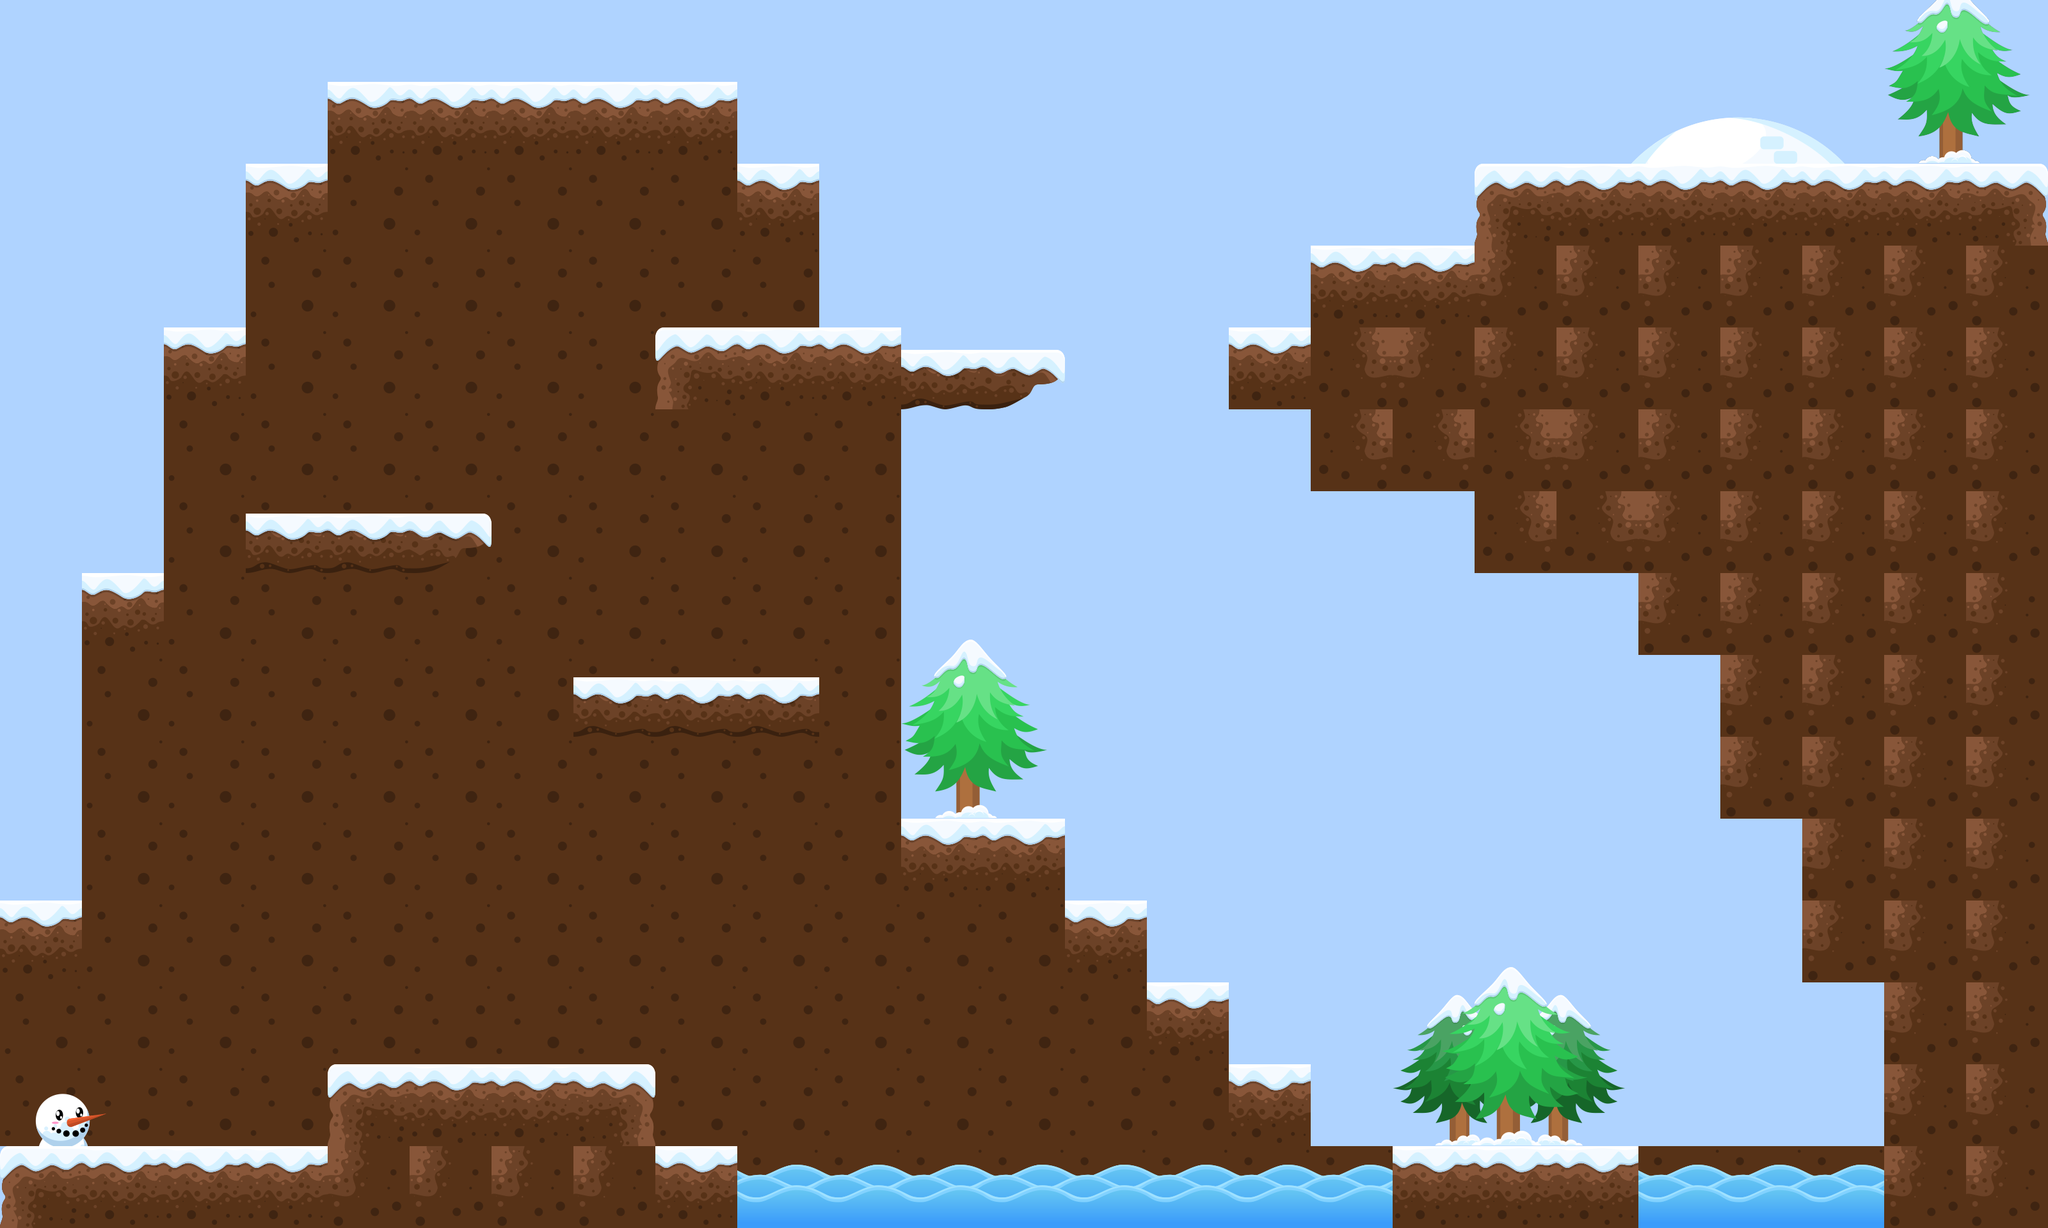

Below is a game level as drawn by its tile map, then a one-line description and the .tmx that defines it (tile-layer data replaced by summaries):
An orthogonal 25x15 tile map with 128x128 px tiles, 3 tile layers (background, trees, foreground), 2 tilesets and 58 objects (18x CoinEntity, mainPlayer).

<map version="1.2" tiledversion="1.3.0" orientation="orthogonal" renderorder="right-down" compressionlevel="0" width="25" height="15" tilewidth="128" tileheight="128" infinite="0" backgroundcolor="#afd3ff" nextlayerid="10" nextobjectid="135">
 <tileset firstgid="1" source="snowy.tsx" />
 <tileset firstgid="19" source="objects.tsx" />
 <layer id="3" name="background" width="25" height="15">
  <data>[375 cells, 133 non-empty, 3 distinct tile ids]</data>
 </layer>
 <layer id="7" name="trees" width="25" height="15">
  <data>[375 cells, 6 non-empty, 5 distinct tile ids]</data>
 </layer>
 <layer id="1" name="foreground" width="25" height="15">
  <data>[375 cells, 118 non-empty, 8 distinct tile ids]</data>
 </layer>
 <objectgroup id="4" name="collision">
  <object id="22" x="511.931" y="1670.28" width="511.931" height="260.304" />
  <object id="43" x="2169.2" y="1787.42" width="386.117" height="143.167" />
  <object id="44" x="1414.32" y="1279.83" width="247.289" height="117.137" />
  <object id="46" x="2299.35" y="251.627" width="898.048" height="134.49" />
  <object id="47" x="2052.06" y="390.456" width="247.289" height="104.121" />
  <object id="50" x="1917.57" y="516.269" width="130.152" height="121.475" />
  <object id="58" x="0" y="1792" width="1152" height="128" />
  <object id="59" x="512" y="1664" width="512" height="128" />
  <object id="61" x="1152" y="1920" width="1024" height="128" />
  <object id="62" x="2560" y="1920" width="384" height="128" />
  <object id="63" x="2944" y="1536" width="189.333" height="416.381" />
  <object id="64" x="2816" y="1280" width="128" height="256" />
  <object id="65" x="2688" y="1024" width="128" height="256" />
  <object id="66" x="2048" y="640" width="247.238" height="126.667" />
  <object id="67" x="2304" y="768" width="256" height="128" />
  <object id="68" x="2560" y="896" width="128" height="128" />
  <object id="69" x="2304" y="384" width="896" height="512" />
  <object id="70" x="2816" y="896" width="384" height="640" />
  <object id="71" x="2944" y="1536" width="256" height="384" />
  <object id="72" x="2688" y="896" width="128" height="128" />
  <object id="73" x="2048" y="512" width="256" height="128" />
  <object id="74" x="-128" y="1536" width="128" height="256" />
  <object id="75" x="-128" y="0" width="128" height="1408" />
  <object id="76" x="3200" y="0" width="128" height="256" />
  <object id="82" x="1024" y="512" width="640" height="100" />
  <object id="84" x="896" y="1024" width="384" height="96" />
  <object id="85" x="256" y="510" width="128" height="128" />
  <object id="86" x="126" y="896" width="132" height="128" />
  <object id="87" x="384" y="256" width="132" height="128" />
  <object id="88" x="510" y="126" width="640" height="130" />
  <object id="89" x="1152" y="254" width="126" height="126" />
  <object id="102" x="0" y="-256" width="3072" height="128" />
  <object id="103" x="3072" y="-256" width="128" height="128" />
  <object id="106" x="1664" y="1408" width="128" height="128" />
  <object id="107" x="1792" y="1536" width="128" height="128" />
  <object id="108" x="1920" y="1664" width="128" height="128" />
  <object id="109" x="384" y="768" width="384" height="128" />
  <object id="110" x="0" y="1408" width="128" height="128" />
 </objectgroup>
 <objectgroup id="5" name="entities">
  <object id="78" name="mainPlayer" x="128" y="1664" width="128" height="128">
   <properties>
    <property name="framewidth" type="int" value="128" />
    <property name="image" value="gripe_run_right2" />
   </properties>
  </object>
  <object id="133" x="-128" y="-128" width="128" height="128" />
 </objectgroup>
 <objectgroup id="9" name="coins">
  <object id="112" name="CoinEntity" x="640" y="1408" width="64" height="64">
   <properties>
    <property name="image" value="spinning_coin_gold" />
    <property name="width" type="int" value="64" />
   </properties>
  </object>
  <object id="114" name="CoinEntity" x="768" y="1408" width="64" height="64">
   <properties>
    <property name="image" value="spinning_coin_gold" />
    <property name="width" type="int" value="64" />
   </properties>
  </object>
  <object id="115" name="CoinEntity" x="896" y="1408" width="64" height="64">
   <properties>
    <property name="image" value="spinning_coin_gold" />
    <property name="width" type="int" value="64" />
   </properties>
  </object>
  <object id="116" name="CoinEntity" x="2176" y="1664" width="64" height="64">
   <properties>
    <property name="image" value="spinning_coin_gold" />
    <property name="width" type="int" value="64" />
   </properties>
  </object>
  <object id="117" name="CoinEntity" x="2304" y="1664" width="64" height="64">
   <properties>
    <property name="image" value="spinning_coin_gold" />
    <property name="width" type="int" value="64" />
   </properties>
  </object>
  <object id="118" name="CoinEntity" x="2432" y="1664" width="64" height="64">
   <properties>
    <property name="image" value="spinning_coin_gold" />
    <property name="width" type="int" value="64" />
   </properties>
  </object>
  <object id="119" name="CoinEntity" x="1408" y="1152" width="64" height="64">
   <properties>
    <property name="image" value="spinning_coin_gold" />
    <property name="width" type="int" value="64" />
   </properties>
  </object>
  <object id="121" name="CoinEntity" x="896" y="896" width="64" height="64">
   <properties>
    <property name="image" value="spinning_coin_gold" />
    <property name="width" type="int" value="64" />
   </properties>
  </object>
  <object id="122" name="CoinEntity" x="1152" y="896" width="64" height="64">
   <properties>
    <property name="image" value="spinning_coin_gold" />
    <property name="width" type="int" value="64" />
   </properties>
  </object>
  <object id="124" name="CoinEntity" x="512" y="640" width="64" height="64">
   <properties>
    <property name="image" value="spinning_coin_gold" />
    <property name="width" type="int" value="64" />
   </properties>
  </object>
  <object id="125" name="CoinEntity" x="640" y="640" width="64" height="64">
   <properties>
    <property name="image" value="spinning_coin_gold" />
    <property name="width" type="int" value="64" />
   </properties>
  </object>
  <object id="126" name="CoinEntity" x="1280" y="384" width="64" height="64">
   <properties>
    <property name="image" value="spinning_coin_gold" />
    <property name="width" type="int" value="64" />
   </properties>
  </object>
  <object id="127" name="CoinEntity" x="2432" y="128" width="64" height="64">
   <properties>
    <property name="image" value="spinning_coin_gold" />
    <property name="width" type="int" value="64" />
   </properties>
  </object>
  <object id="128" name="CoinEntity" x="2560" y="128" width="64" height="64">
   <properties>
    <property name="image" value="spinning_coin_gold" />
    <property name="width" type="int" value="64" />
   </properties>
  </object>
  <object id="129" name="CoinEntity" x="2688" y="128" width="64" height="64">
   <properties>
    <property name="image" value="spinning_coin_gold" />
    <property name="width" type="int" value="64" />
   </properties>
  </object>
  <object id="130" name="CoinEntity" x="2816" y="128" width="64" height="64">
   <properties>
    <property name="image" value="spinning_coin_gold" />
    <property name="width" type="int" value="64" />
   </properties>
  </object>
  <object id="131" name="CoinEntity" x="1536" y="1152" width="64" height="64">
   <properties>
    <property name="image" value="spinning_coin_gold" />
    <property name="width" type="int" value="64" />
   </properties>
  </object>
  <object id="132" name="CoinEntity" x="1408" y="384" width="64" height="64">
   <properties>
    <property name="image" value="spinning_coin_gold" />
    <property name="width" type="int" value="64" />
   </properties>
  </object>
 </objectgroup>
</map>
